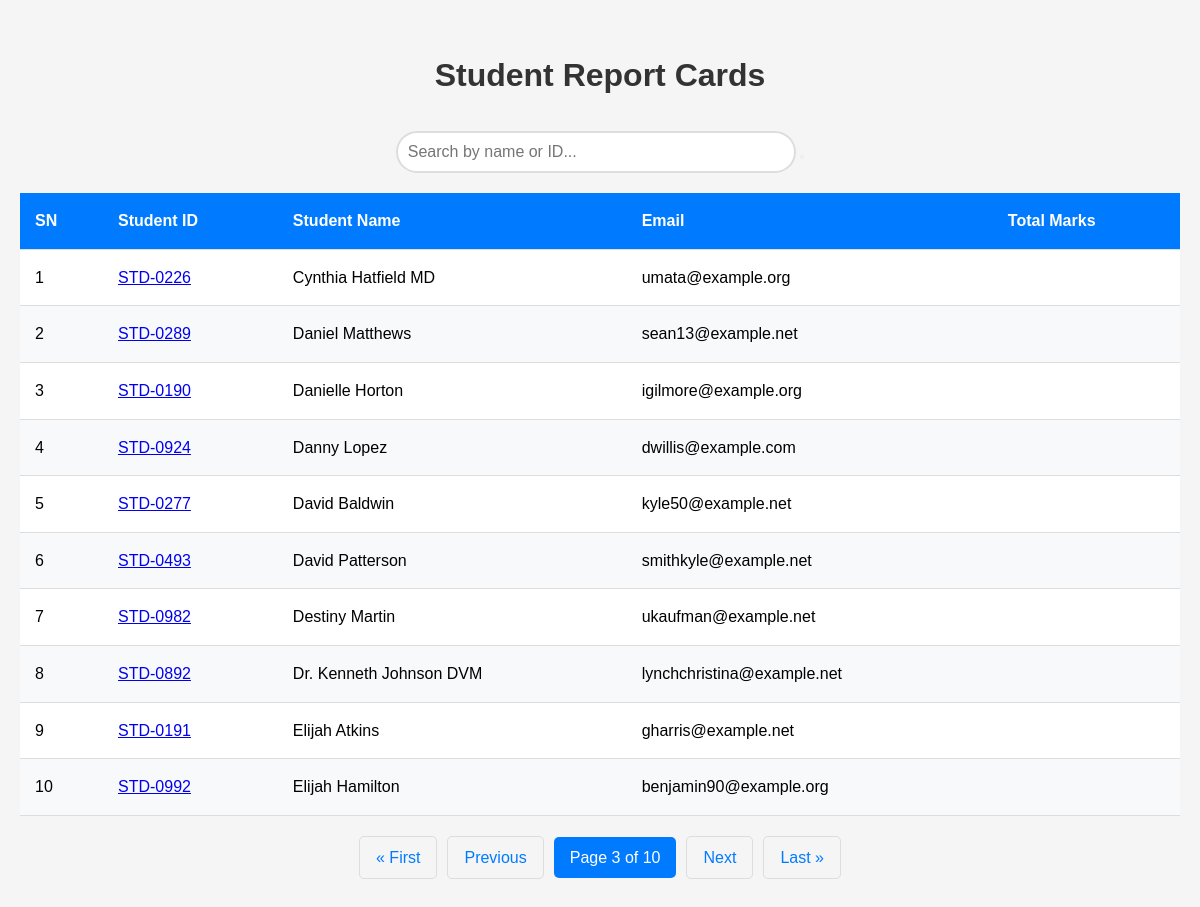
/?page=3, run on the app's committed database.
### home/models.py (models this page shows, shortened)
class Student(models.Model):
    name = models.CharField(max_length=100)
    student_id = models.OneToOneField(StudentID,related_name='studentid', on_delete=models.CASCADE)
    age = models.PositiveIntegerField()
    email = models.EmailField(null=True, blank=True, unique=True)
    address = models.TextField(null=True, blank=True)
    class Meta:
        ordering = ['name']
        verbose_name = "student"

class StudentID(models.Model):
    student_id = models.CharField(max_length=15, unique=True)
    def __str__(self):
        return self.student_id

### home/views.py (the view)
# urls.py: 2. Add a URL to urlpatterns:  path('', views.home, name='home')
def home(request):
    queryset = Student.objects.all()
    if request.GET.get('search'):
        search = request.GET.get('search')
        queryset = queryset.filter(
            Q(name__icontains = search) |
            Q(student_id__student_id__icontains = search)
        ).distinct()
    paginator = Paginator(queryset, 10)
    page_number = request.GET.get("page", 1)
    page_obj = paginator.get_page(page_number)
    context = {'students':page_obj}
    return render(request, 'get_student.html', context)

### home/templates/get_student.html (shortened to what this page needs)
{% load static %}
<!DOCTYPE html>
<html lang="en">
<head>
    <link rel="stylesheet" href="{% static 'get_student.css' %}">
</head>
<body>
    <div class="container">
        <h1>Student Report Cards</h1>
        <form method="GET" class="search-container">
            <input type="search"
                   name="search"
                   placeholder="Search by name or ID..."
                   id="searchInput">
            <button type="submit" class="fas fa-search"></button>
        </form>
        <div class="table-container">
            <table id="studentsTable">
                <thead>
                    <tr>
                        <th>SN</th>
                        <th>Student ID</th>
                        <th>Student Name</th>
                        <th>Email</th>
                        <th>Total Marks</th>
                    </tr>
                </thead>
                <tbody>
                    {% for student in students %}
                    <tr>
                        <td>{{ forloop.counter }}</td>
                        <td><a href="{% url 'report_card' student.student_id %}">{{ student.student_id }}</a></td>
                        <td>{{ student.name }}</td>
                        <td>{{ student.email }}</td>
                        <td>{{ student.total_marks }}</td>
                    </tr>
                    {% endfor %}
                </tbody>
            </table>
        </div>
         <div class="pagination">
            <span class="step-links">
                {% if students.has_previous %}
                    <a href="?page=1">&laquo; First</a>
                    <a href="?page={{ students.previous_page_number }}">Previous</a>
                {% endif %}
                <span class="current">
                    Page {{ students.number }} of {{ students.paginator.num_pages }}
                </span>
                {% if students.has_next %}
                    <a href="?page={{ students.next_page_number }}">Next</a>
                    <a href="?page={{ students.paginator.num_pages }}">Last &raquo;</a>
                {% endif %}
            </span>
        </div>
    </div>
</body>
</html>

### home/static/get_student.css (style rules this page uses)
* { margin: 0; padding: 0; box-sizing: border-box; }
body { font-family: 'Arial', sans-serif; background-color: #f5f5f5; line-height: 1.6; }
.container { max-width: 1200px; margin: 30px auto; padding: 20px; }
h1 { text-align: center; color: #333; margin-bottom: 30px; }
.search-container { margin-bottom: 20px; text-align: center; }
#searchInput { width: 100%; max-width: 400px; padding: 10px; border: 2px solid #ddd; border-radius: 25px; font-size: 16px; outline: none; transition: border-color 0.3s ease; }
.table-container { overflow-x: auto; }
table { width: 100%; border-collapse: collapse; background-color: white; box-shadow: 0 1px 3px rgba(0,0,0,0.1); }
th, td { padding: 15px; text-align: left; border-bottom: 1px solid #ddd; }
th { background-color: #007bff; color: white; font-weight: bold; }
tr:nth-child(even) { background-color: #f8f9fa; }
.pagination { margin-top: 20px; text-align: center; display: flex; justify-content: center; gap: 10px; }
.pagination a { color: #007bff; padding: 8px 16px; text-decoration: none; border: 1px solid #ddd; border-radius: 5px; transition: background-color 0.3s; }
.pagination .current { padding: 8px 16px; background-color: #007bff; color: white; border-radius: 5px; }
.step-links { display: flex; align-items: center; gap: 10px; }

### data on the page
Student: student_id "STD-0226", name "Cynthia Hatfield MD", email "umata@example.org"
Student: student_id "STD-0289", name "Daniel Matthews", email "sean13@example.net"
Student: student_id "STD-0190", name "Danielle Horton", email "igilmore@example.org"
Student: student_id "STD-0924", name "Danny Lopez", email "dwillis@example.com"
Student: student_id "STD-0277", name "David Baldwin", email "kyle50@example.net"
Student: student_id "STD-0493", name "David Patterson", email "smithkyle@example.net"
Student: student_id "STD-0982", name "Destiny Martin", email "ukaufman@example.net"
Student: student_id "STD-0892", name "Dr. Kenneth Johnson DVM", email "lynchchristina@example.net"
Student: student_id "STD-0191", name "Elijah Atkins", email "gharris@example.net"
Student: student_id "STD-0992", name "Elijah Hamilton", email "benjamin90@example.org"

### other printed values
{{ students.number }} "3"
{{ students.paginator.num_pages }} "10"
